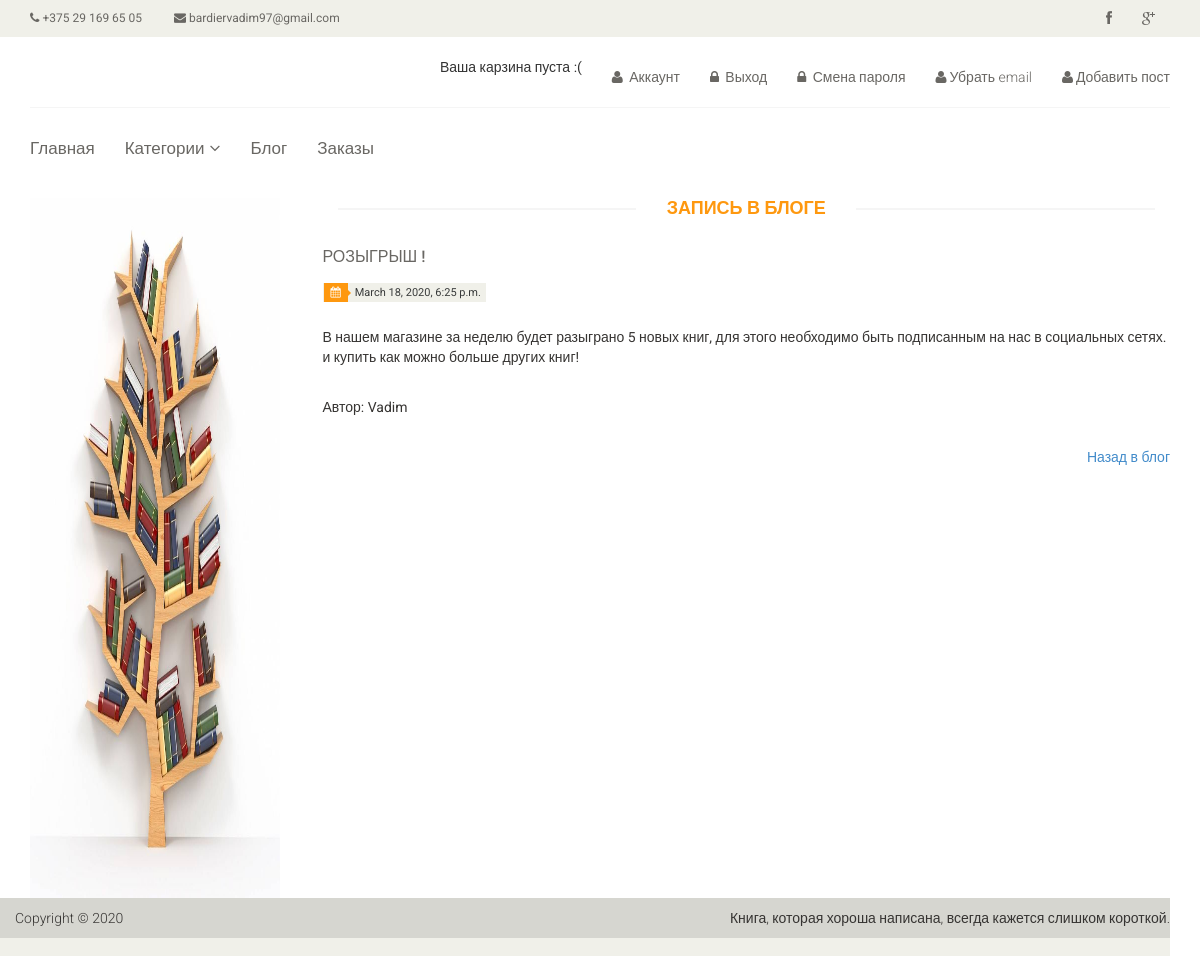
/blog/4/ (signed in), run on the app's committed database.
### blog/models.py (models this page shows, shortened)
class Post(models.Model):
	title = models.CharField(max_length=225)
	text = models.TextField()
	reg_date = models.DateTimeField(auto_now=True)
	author = models.ForeignKey(User, on_delete=models.CASCADE, related_name='post', default='1')
	members = models.ManyToManyField(User, related_name='members', blank=True)
	class Meta:
		verbose_name = 'post'
		verbose_name_plural = 'posts'
		ordering = ['-reg_date']

### blog/views.py (the view)
# urls.py: path('<int:pk>/', views.PostDetailView.as_view(), name='post_detail'),
class PostDetailView(LoginRequiredMixin, DetailView):
	model = Post
	template_name = 'blog/blog_detail.html'

### cart/cart.py (called while the page is built)
	def __len__(self):
		return sum(item['quantity'] for item in self.cart.values())

### cart/context_processors.py (called while the page is built)
def cart(request):
	return {'cart': Cart(request)}

### templates/blog/blog_detail.html
{% extends 'books/base.html' %}
{% load static %}
{% block content %}
    <section>
        <div class="container">
            <div class="row">
                <div class="col-sm-3">
                    <div class="left-sidebar">
                        <img src="{% static '/images/shelf.jpg' %}" width="250px" height="700px">
                    </div>
                </div>
                <div class="col-sm-9">
                    <div class="blog-post-area">
                        <h2 class="title text-center">Запись в блоге</h2>
                        <div class="single-blog-post">
                            <h3>{{ post.title }}</h3>
                            <div class="post-meta">
                                <ul>
                                    <li><i class="fa fa-calendar"></i>{{ post.reg_date }}</li>
                                </ul>
                            </div>
                            <p>
                                {{ post.text }}
                            </p> <br>
                            <p>Автор: {{ post.author }}</p>
                            <div class="pager-area">
                                <div class="pager pull-right">
                                    <a href="{% url 'post_list' %}">Назад в блог</a>
                                </div>
                            </div>
                        </div>
                    </div>
                </div>
            </div>
        </div>
    </section>
{% endblock content %}

### static/css/main.css (style rules this page uses)
body { font-family: 'Roboto', sans-serif; background; position: relative; font-weight: 400px; padding-bottom: 58px; }
ul li { list-style: none; }
a { -webkit-transition: 300ms; -moz-transition: 300ms; -o-transition: 300ms; transition: 300ms; }
h1, h2, h3, h4, h5, h6 { font-family: 'Roboto', sans-serif; }
.left-sidebar h2:after, h2.title:after { content: " "; position: absolute; border: 1px solid #f5f5f5; bottom: 8px; left: 0; width: 100%; height: 0; z-index: -2; }
h2.title:before { content: " "; position: absolute; background: #fff; bottom: -6px; width: 220px; height: 30px; z-index: -1; left: 50%; margin-left: -110px; }
h2.title { color: #FE980F; font-family: 'Roboto', sans-serif; font-size: 18px; font-weight: 700; margin: 0 15px; text-transform: uppercase; margin-bottom: 30px; position: relative; }
.blog-post-area .single-blog-post h3 { color: #696763; font-size: 16px; font-family: 'Roboto', sans-serif; text-transform: uppercase; font-weight: 500; margin-bottom: 17px; }
.blog-post-area .single-blog-post p { color: #363432 }
.blog-post-area .post-meta { display: block; margin-bottom: 25px; overflow: hidden; }
.blog-post-area .post-meta ul { padding: 0; display: inline; }
.blog-post-area .post-meta ul li { background: #F0F0E9; float: left; margin-right: 10px; padding: 0 5px; font-size: 11px; color: #393b3b; position: relative; }
.blog-post-area .post-meta ul li i { background: #FE980F; color: #FFFFFF; margin-left: -4px; margin-right: 7px; padding: 4px 7px; }
.sinlge-post-meta li i:after, .blog-post-area .post-meta ul li i:after { content: ""; position: absolute; width: auto; height: auto; border-color: transparent transparent transparent #FE980F; border-width: 4px; border-style: solid; top: 6px; left: 24px }
.pager-area { overflow: hidden; }

### data on the page
Post: title "РОЗЫГРЫШ !", reg_date "March 18, 2020, 6:25 p.m.", text "В нашем магазине за неделю будет разыграно 5 новых книг, для этого необходимо быть подписанным на нас в социальных сетях. и купить как можно больше других книг!", author "Vadim"
